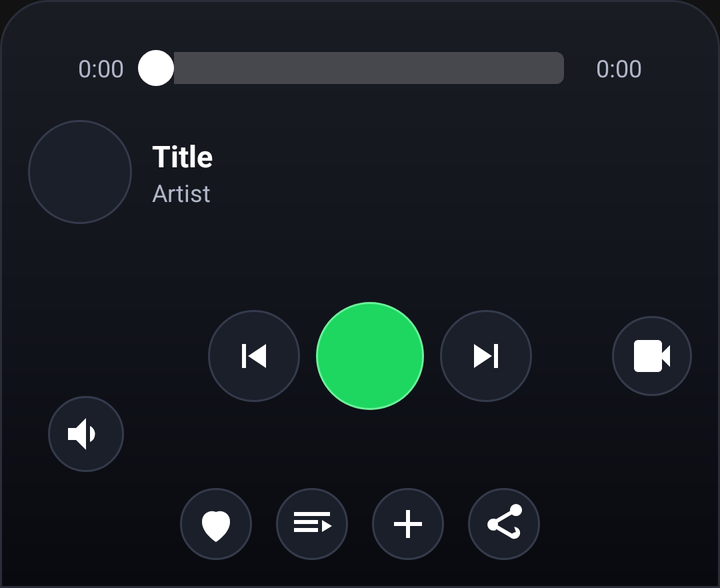
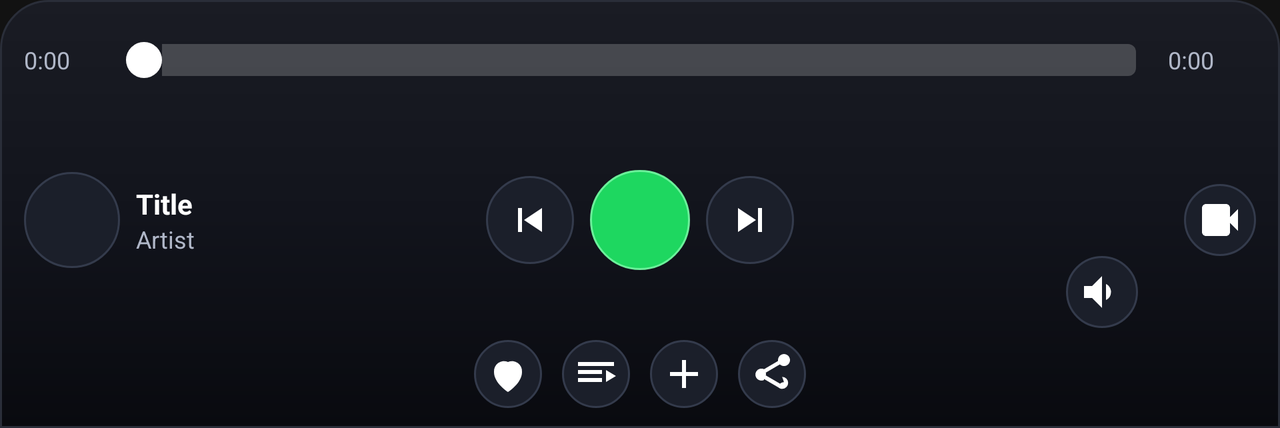

The same Android screen from two of the app's own layout files: first res/layout/ as a phone draws it, then the repository's variant for another configuration, drawn on a device whose configuration selects that folder. Both files follow.
<!-- AndroidManifest.xml: application theme AppTheme -->
<!-- res/layout/player_native_preview.xml -->
<?xml version="1.0" encoding="utf-8"?>
<FrameLayout xmlns:android="http://schemas.android.com/apk/res/android"
    android:layout_width="match_parent"
    android:layout_height="wrap_content"
    android:background="@color/player_bg">

    <include layout="@layout/player_portrait" />
</FrameLayout>
<!-- res/layout/player_portrait.xml (included above) -->
<?xml version="1.0" encoding="utf-8"?>
<LinearLayout xmlns:android="http://schemas.android.com/apk/res/android"
    android:layout_width="match_parent"
    android:layout_height="wrap_content"
    android:orientation="vertical"
    android:background="@drawable/player_surface_modern"
    android:paddingStart="14dp"
    android:paddingTop="10dp"
    android:paddingEnd="14dp"
    android:paddingBottom="14dp">

    <LinearLayout
        android:layout_width="match_parent"
        android:layout_height="48dp"
        android:gravity="center_vertical"
        android:paddingHorizontal="4dp">

        <TextView
            android:id="@+id/timeCurrent"
            android:layout_width="44dp"
            android:layout_height="wrap_content"
            android:gravity="end"
            android:text="0:00"
            android:textColor="#B0B7C8"
            android:textSize="12sp" />

        <SeekBar
            android:id="@+id/seekBar"
            android:layout_width="0dp"
            android:layout_height="wrap_content"
            android:layout_weight="1"
            android:progressDrawable="@drawable/seek_progress"
            android:thumb="@drawable/seek_thumb_glow" />

        <TextView
            android:id="@+id/timeDuration"
            android:layout_width="44dp"
            android:layout_height="wrap_content"
            android:text="0:00"
            android:textColor="#B0B7C8"
            android:textSize="12sp" />
    </LinearLayout>

    <LinearLayout
        android:layout_width="match_parent"
        android:layout_height="wrap_content"
        android:gravity="center_vertical"
        android:paddingTop="2dp"
        android:paddingBottom="4dp">

        <ImageView
            android:id="@+id/thumb"
            android:layout_width="52dp"
            android:layout_height="52dp"
            android:background="@drawable/player_button_bg"
            android:contentDescription="@string/app_name"
            android:padding="3dp"
            android:scaleType="centerCrop" />

        <LinearLayout
            android:layout_width="0dp"
            android:layout_height="wrap_content"
            android:layout_weight="1"
            android:orientation="vertical"
            android:paddingStart="10dp"
            android:paddingEnd="8dp">

            <TextView
                android:id="@+id/title"
                android:layout_width="match_parent"
                android:layout_height="wrap_content"
                android:ellipsize="end"
                android:maxLines="1"
                android:text="Title"
                android:textColor="@android:color/white"
                android:textSize="15sp"
                android:textStyle="bold" />

            <TextView
                android:id="@+id/artist"
                android:layout_width="match_parent"
                android:layout_height="wrap_content"
                android:ellipsize="end"
                android:maxLines="1"
                android:text="Artist"
                android:textColor="#B0B7C8"
                android:textSize="12sp" />
        </LinearLayout>

    </LinearLayout>

    <LinearLayout
        android:layout_width="match_parent"
        android:layout_height="wrap_content"
        android:gravity="center_vertical"
        android:paddingTop="4dp">

        <FrameLayout
            android:layout_width="58dp"
            android:layout_height="116dp"
            android:layout_gravity="center_vertical">

            <LinearLayout
                android:id="@+id/volumePopupContainer"
                android:layout_width="40dp"
                android:layout_height="88dp"
                android:layout_gravity="top|center_horizontal"
                android:gravity="center"
                android:orientation="vertical"
                android:visibility="gone">

                <SeekBar
                    android:id="@+id/volumeBar"
                    android:layout_width="88dp"
                    android:layout_height="wrap_content"
                    android:progress="100"
                    android:progressDrawable="@drawable/seek_progress"
                    android:rotation="-90"
                    android:thumb="@drawable/seek_thumb_glow" />
            </LinearLayout>

            <ImageButton
                android:id="@+id/btnVolume"
                android:layout_width="38dp"
                android:layout_height="38dp"
                android:layout_gravity="bottom|center_horizontal"
                android:background="@drawable/player_button_bg"
                android:contentDescription="Volume"
                android:padding="8dp"
                android:src="@drawable/ic_volume_up"
                android:tint="#FFFFFF" />
        </FrameLayout>

        <LinearLayout
            android:layout_width="0dp"
            android:layout_height="wrap_content"
            android:layout_weight="1"
            android:gravity="center">

            <ImageButton
                android:id="@+id/btnPrev"
                android:layout_width="46dp"
                android:layout_height="46dp"
                android:layout_marginHorizontal="4dp"
                android:background="@drawable/player_button_bg"
                android:contentDescription="Previous"
                android:padding="11dp"
                android:src="@drawable/ic_skip_previous"
                android:tint="#FFFFFF" />

            <ImageButton
                android:id="@+id/btnPlay"
                android:layout_width="54dp"
                android:layout_height="54dp"
                android:layout_marginHorizontal="4dp"
                android:background="@drawable/player_button_bg_active"
                android:contentDescription="Play"
                android:padding="12dp"
                android:src="@drawable/ic_play_arrow"
                android:tint="#FFFFFF" />

            <ImageButton
                android:id="@+id/btnNext"
                android:layout_width="46dp"
                android:layout_height="46dp"
                android:layout_marginHorizontal="4dp"
                android:background="@drawable/player_button_bg"
                android:contentDescription="Next"
                android:padding="11dp"
                android:src="@drawable/ic_skip_next"
                android:tint="#FFFFFF" />
        </LinearLayout>

        <ImageButton
            android:id="@+id/btnMode"
            android:layout_width="40dp"
            android:layout_height="40dp"
            android:layout_marginStart="8dp"
            android:background="@drawable/player_button_bg"
            android:contentDescription="Mode"
            android:padding="8dp"
            android:src="@drawable/ic_videocam"
            android:tint="#FFFFFF" />
    </LinearLayout>

    <LinearLayout
        android:layout_width="match_parent"
        android:layout_height="wrap_content"
        android:gravity="center"
        android:paddingTop="8dp">

        <ImageButton
            android:id="@+id/btnLike"
            android:layout_width="36dp"
            android:layout_height="36dp"
            android:layout_marginHorizontal="6dp"
            android:background="@drawable/player_button_bg"
            android:contentDescription="Like"
            android:padding="8dp"
            android:src="@drawable/ic_favorite_border"
            android:tint="#FFFFFF" />

        <ImageButton
            android:id="@+id/btnQueue"
            android:layout_width="36dp"
            android:layout_height="36dp"
            android:layout_marginHorizontal="6dp"
            android:background="@drawable/player_button_bg"
            android:contentDescription="Queue"
            android:padding="8dp"
            android:src="@drawable/ic_queue_music"
            android:tint="#FFFFFF" />

        <ImageButton
            android:id="@+id/btnAdd"
            android:layout_width="36dp"
            android:layout_height="36dp"
            android:layout_marginHorizontal="6dp"
            android:background="@drawable/player_button_bg"
            android:contentDescription="Add"
            android:padding="8dp"
            android:src="@drawable/ic_add"
            android:tint="#FFFFFF" />

        <ImageButton
            android:id="@+id/btnShare"
            android:layout_width="36dp"
            android:layout_height="36dp"
            android:layout_marginHorizontal="6dp"
            android:background="@drawable/player_button_bg"
            android:contentDescription="Share"
            android:padding="8dp"
            android:src="@drawable/ic_share"
            android:tint="#FFFFFF" />
    </LinearLayout>

</LinearLayout>
<!-- resources referenced by this layout -->
<resources>
  <color name="player_bg">#121212</color>
  <!-- drawable ic_add (drawable) -->
  <vector xmlns:android="http://schemas.android.com/apk/res/android"
      android:width="24dp"
      android:height="24dp"
      android:viewportWidth="24"
      android:viewportHeight="24">
      <path android:fillColor="#FFFFFF"
          android:pathData="M19,13H13v6h-2v-6H5v-2h6V5h2v6h6z" />
  </vector>
  <!-- drawable ic_favorite_border (drawable) -->
  <vector xmlns:android="http://schemas.android.com/apk/res/android"
      android:width="24dp"
      android:height="24dp"
      android:viewportWidth="24"
      android:viewportHeight="24">
      <path android:fillColor="#FFFFFF"
          android:pathData="M12,21s-7,-4.35 -7,-10A5,5 0 0,1 12,6a5,5 0 0,1 7,5c0,5.65 -7,10 -7,10z" />
  </vector>
  <!-- drawable ic_queue_music (drawable) -->
  <vector xmlns:android="http://schemas.android.com/apk/res/android"
      android:width="24dp"
      android:height="24dp"
      android:viewportWidth="24"
      android:viewportHeight="24">
      <path android:fillColor="#FFFFFF"
          android:pathData="M3,10h12v2H3zM3,6h18v2H3zM3,14h12v2H3zM17,10v6l5,-3z" />
  </vector>
  <!-- drawable ic_skip_next (drawable) -->
  <vector xmlns:android="http://schemas.android.com/apk/res/android"
      android:width="24dp"
      android:height="24dp"
      android:viewportWidth="24"
      android:viewportHeight="24">
      <path android:fillColor="#FFFFFF"
          android:pathData="M16,6h2v12h-2zM6,18l9,-6-9,-6z" />
  </vector>
  <!-- drawable ic_skip_previous (drawable) -->
  <vector xmlns:android="http://schemas.android.com/apk/res/android"
      android:width="24dp"
      android:height="24dp"
      android:viewportWidth="24"
      android:viewportHeight="24">
      <path android:fillColor="#FFFFFF"
          android:pathData="M6,6h2v12H6zM9,12l9,6V6z" />
  </vector>
  <!-- drawable ic_videocam (drawable) -->
  <vector xmlns:android="http://schemas.android.com/apk/res/android"
      android:width="24dp"
      android:height="24dp"
      android:viewportWidth="24"
      android:viewportHeight="24">
      <path android:fillColor="#FFFFFF"
          android:pathData="M17,10.5V6c0,-1.1 -0.9,-2 -2,-2H5C3.9,4 3,4.9 3,6v12c0,1.1 0.9,2 2,2h10c1.1,0 2,-0.9 2,-2v-4.5l4,4v-11l-4,4z" />
  </vector>
  <!-- drawable ic_volume_up (drawable) -->
  <vector xmlns:android="http://schemas.android.com/apk/res/android"
      android:width="24dp"
      android:height="24dp"
      android:viewportWidth="24"
      android:viewportHeight="24">
      <path android:fillColor="#FFFFFF"
          android:pathData="M3,9v6h4l5,5V4L7,9H3zM16.5,12c0,-1.77 -1.02,-3.29 -2.5,-4.03v8.05A4.49,4.49 0 0,0 16.5,12z" />
  </vector>
  <!-- drawable player_button_bg (drawable) -->
  <?xml version="1.0" encoding="utf-8"?>
  <ripple xmlns:android="http://schemas.android.com/apk/res/android"
      android:color="#553BE477">
      <item>
          <shape android:shape="oval">
              <solid android:color="#1B1F2A" />
              <stroke android:width="1dp" android:color="#343B4C" />
          </shape>
      </item>
  </ripple>
  <!-- drawable player_button_bg_active (drawable) -->
  <?xml version="1.0" encoding="utf-8"?>
  <ripple xmlns:android="http://schemas.android.com/apk/res/android"
      android:color="#66FFFFFF">
      <item>
          <shape android:shape="oval">
              <solid android:color="#1ED760" />
              <stroke android:width="1dp" android:color="#6BF09A" />
          </shape>
      </item>
  </ripple>
  <string name="app_name">HarmonyStream</string>
  <style name="AppTheme" parent="Theme.AppCompat.Light.DarkActionBar">
          
          <item name="colorPrimary">@color/colorPrimary</item>
          <item name="colorPrimaryDark">@color/colorPrimaryDark</item>
          <item name="colorAccent">@color/colorAccent</item>
      </style>
  <color name="colorPrimary">#121212</color>
  <color name="colorPrimaryDark">#000000</color>
  <color name="colorAccent">#26A69A</color>
  <!-- some entries are left out for length -->
</resources>
<!-- res/layout-land/player_native_preview.xml (the repository's variant of the layout above) -->
<!-- drawn on the phone turned sideways -->
<?xml version="1.0" encoding="utf-8"?>
<FrameLayout xmlns:android="http://schemas.android.com/apk/res/android"
    android:layout_width="match_parent"
    android:layout_height="wrap_content"
    android:background="@color/player_bg">

    <include layout="@layout/player_landscape" />
</FrameLayout>
<!-- res/layout/player_landscape.xml (included above) -->
<?xml version="1.0" encoding="utf-8"?>
<LinearLayout xmlns:android="http://schemas.android.com/apk/res/android"
    android:layout_width="match_parent"
    android:layout_height="wrap_content"
    android:orientation="vertical"
    android:background="@drawable/player_surface_modern"
    android:paddingStart="12dp"
    android:paddingTop="8dp"
    android:paddingEnd="12dp"
    android:paddingBottom="10dp">

    <LinearLayout
        android:layout_width="match_parent"
        android:layout_height="44dp"
        android:gravity="center_vertical">

        <TextView
            android:id="@+id/timeCurrent"
            android:layout_width="44dp"
            android:layout_height="wrap_content"
            android:text="0:00"
            android:textColor="#B0B7C8"
            android:textSize="12sp" />

        <SeekBar
            android:id="@+id/seekBar"
            android:layout_width="0dp"
            android:layout_height="wrap_content"
            android:layout_weight="1"
            android:progressDrawable="@drawable/seek_progress"
            android:thumb="@drawable/seek_thumb_glow" />

        <TextView
            android:id="@+id/timeDuration"
            android:layout_width="44dp"
            android:layout_height="wrap_content"
            android:text="0:00"
            android:textColor="#B0B7C8"
            android:textSize="12sp" />
    </LinearLayout>

    <LinearLayout
        android:layout_width="match_parent"
        android:layout_height="wrap_content"
        android:gravity="center_vertical"
        android:paddingTop="4dp">

        <LinearLayout
            android:layout_width="0dp"
            android:layout_height="wrap_content"
            android:layout_weight="1"
            android:gravity="center_vertical">

            <ImageView
                android:id="@+id/thumb"
                android:layout_width="48dp"
                android:layout_height="48dp"
                android:background="@drawable/player_button_bg"
                android:contentDescription="@string/app_name"
                android:padding="2dp"
                android:scaleType="centerCrop" />

            <LinearLayout
                android:layout_width="wrap_content"
                android:layout_height="wrap_content"
                android:orientation="vertical"
                android:paddingStart="8dp">

                <TextView
                    android:id="@+id/title"
                    android:layout_width="wrap_content"
                    android:layout_height="wrap_content"
                    android:text="Title"
                    android:textColor="@android:color/white"
                    android:textStyle="bold" />

                <TextView
                    android:id="@+id/artist"
                    android:layout_width="wrap_content"
                    android:layout_height="wrap_content"
                    android:text="Artist"
                    android:textColor="#B0B7C8"
                    android:textSize="12sp" />
            </LinearLayout>
        </LinearLayout>

        <LinearLayout
            android:layout_width="0dp"
            android:layout_height="wrap_content"
            android:layout_weight="1"
            android:gravity="center">

            <ImageButton
                android:id="@+id/btnPrev"
                android:layout_width="44dp"
                android:layout_height="44dp"
                android:layout_marginHorizontal="4dp"
                android:background="@drawable/player_button_bg"
                android:contentDescription="Previous"
                android:padding="10dp"
                android:src="@drawable/ic_skip_previous"
                android:tint="#FFFFFF" />

            <ImageButton
                android:id="@+id/btnPlay"
                android:layout_width="50dp"
                android:layout_height="50dp"
                android:layout_marginHorizontal="4dp"
                android:background="@drawable/player_button_bg_active"
                android:contentDescription="Play"
                android:padding="12dp"
                android:src="@drawable/ic_play_arrow"
                android:tint="#FFFFFF" />

            <ImageButton
                android:id="@+id/btnNext"
                android:layout_width="44dp"
                android:layout_height="44dp"
                android:layout_marginHorizontal="4dp"
                android:background="@drawable/player_button_bg"
                android:contentDescription="Next"
                android:padding="10dp"
                android:src="@drawable/ic_skip_next"
                android:tint="#FFFFFF" />
        </LinearLayout>

        <LinearLayout
            android:layout_width="0dp"
            android:layout_height="wrap_content"
            android:layout_weight="1"
            android:gravity="end|center_vertical">

            <FrameLayout
                android:layout_width="58dp"
                android:layout_height="108dp"
                android:layout_gravity="center_vertical"
                android:layout_marginEnd="8dp">

                <LinearLayout
                    android:id="@+id/volumePopupContainer"
                    android:layout_width="40dp"
                    android:layout_height="84dp"
                    android:layout_gravity="top|center_horizontal"
                    android:gravity="center"
                    android:orientation="vertical"
                    android:visibility="gone">

                    <SeekBar
                        android:id="@+id/volumeBar"
                        android:layout_width="82dp"
                        android:layout_height="wrap_content"
                        android:progressDrawable="@drawable/seek_progress"
                        android:rotation="-90"
                        android:thumb="@drawable/seek_thumb_glow" />
                </LinearLayout>

                <ImageButton
                    android:id="@+id/btnVolume"
                    android:layout_width="36dp"
                    android:layout_height="36dp"
                    android:layout_gravity="bottom|center_horizontal"
                    android:background="@drawable/player_button_bg"
                    android:contentDescription="Volume"
                    android:padding="8dp"
                    android:src="@drawable/ic_volume_up"
                    android:tint="#FFFFFF" />
            </FrameLayout>

            <ImageButton
                android:id="@+id/btnMode"
                android:layout_width="36dp"
                android:layout_height="36dp"
                android:layout_marginStart="4dp"
                android:background="@drawable/player_button_bg"
                android:contentDescription="Mode"
                android:padding="8dp"
                android:src="@drawable/ic_videocam"
                android:tint="#FFFFFF" />
        </LinearLayout>

    </LinearLayout>

    <LinearLayout
        android:layout_width="match_parent"
        android:layout_height="wrap_content"
        android:gravity="center"
        android:paddingTop="6dp">

        <ImageButton
            android:id="@+id/btnLike"
            android:layout_width="34dp"
            android:layout_height="34dp"
            android:layout_marginHorizontal="5dp"
            android:background="@drawable/player_button_bg"
            android:contentDescription="Like"
            android:padding="7dp"
            android:src="@drawable/ic_favorite_border"
            android:tint="#FFFFFF" />

        <ImageButton
            android:id="@+id/btnQueue"
            android:layout_width="34dp"
            android:layout_height="34dp"
            android:layout_marginHorizontal="5dp"
            android:background="@drawable/player_button_bg"
            android:contentDescription="Queue"
            android:padding="7dp"
            android:src="@drawable/ic_queue_music"
            android:tint="#FFFFFF" />

        <ImageButton
            android:id="@+id/btnAdd"
            android:layout_width="34dp"
            android:layout_height="34dp"
            android:layout_marginHorizontal="5dp"
            android:background="@drawable/player_button_bg"
            android:contentDescription="Add"
            android:padding="7dp"
            android:src="@drawable/ic_add"
            android:tint="#FFFFFF" />

        <ImageButton
            android:id="@+id/btnShare"
            android:layout_width="34dp"
            android:layout_height="34dp"
            android:layout_marginHorizontal="5dp"
            android:background="@drawable/player_button_bg"
            android:contentDescription="Share"
            android:padding="7dp"
            android:src="@drawable/ic_share"
            android:tint="#FFFFFF" />
    </LinearLayout>

</LinearLayout>
